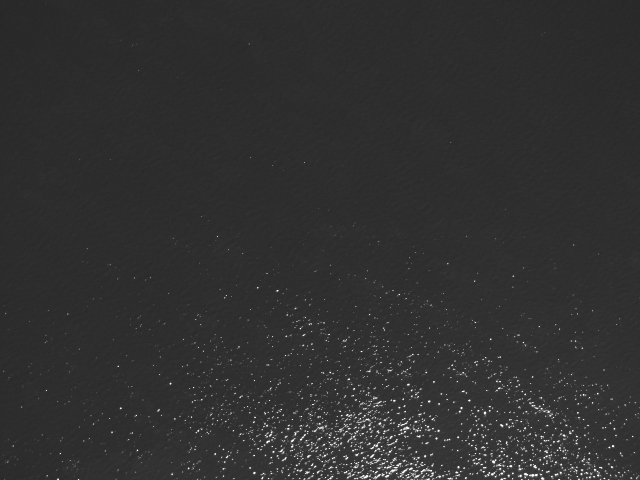
#> input picture estuarine_dataset/align_img/IMG_0043_1.tif, 1280 x 960 px (shown at 1/2 size)
$ python -i imageutils.py   (imports and definitions only)   (older library calls are emulated)
#> lines starting #> are read from the running program, lines starting #| are printed output that depends on the picture; after the words box and inside, x2 and y2 are one past the last pixel; in counts of white or black regions, pixels touching at a corner belong together
#> further down, picture is the input picture: shape (960, 1280); min 36, max 255, mean 48.7
#!/usr/bin/env python
"""
Misc. image processing utilities

Copyright 2017 MicaSense, Inc.

Permission is hereby granted, free of charge, to any person obtaining a copy of
this software and associated documentation files (the "Software"), to deal in the
Software without restriction, including without limitation the rights to use,
copy, modify, merge, publish, distribute, sublicense, and/or sell copies of the
Software, and to permit persons to whom the Software is furnished to do so,
subject to the following conditions:

The above copyright notice and this permission notice shall be included in all
copies or substantial portions of the Software.

THE SOFTWARE IS PROVIDED "AS IS", WITHOUT WARRANTY OF ANY KIND, EXPRESS OR
IMPLIED, INCLUDING BUT NOT LIMITED TO THE WARRANTIES OF MERCHANTABILITY, FITNESS
FOR A PARTICULAR PURPOSE AND NONINFRINGEMENT. IN NO EVENT SHALL THE AUTHORS OR
COPYRIGHT HOLDERS BE LIABLE FOR ANY CLAIM, DAMAGES OR OTHER LIABILITY, WHETHER
IN AN ACTION OF CONTRACT, TORT OR OTHERWISE, ARISING FROM, OUT OF OR IN
CONNECTION WITH THE SOFTWARE OR THE USE OR OTHER DEALINGS IN THE SOFTWARE.
"""

import multiprocessing

import cv2
import numpy as np
from skimage.filters import gaussian, rank
from skimage.morphology import disk
from skimage.util import img_as_ubyte

def normalize(im, min=None, max=None):
    width, height = im.shape
#> width = 960; height = 1280
    norm = np.zeros((width, height), dtype=np.float32)
    if min is not None and max is not None:
        norm = (im - min) / (max - min)
    else:
        cv2.normalize(
            im,
            dst=norm,
            alpha=0.0,
            beta=1.0,
            norm_type=cv2.NORM_MINMAX,
            dtype=cv2.CV_32F,
        )
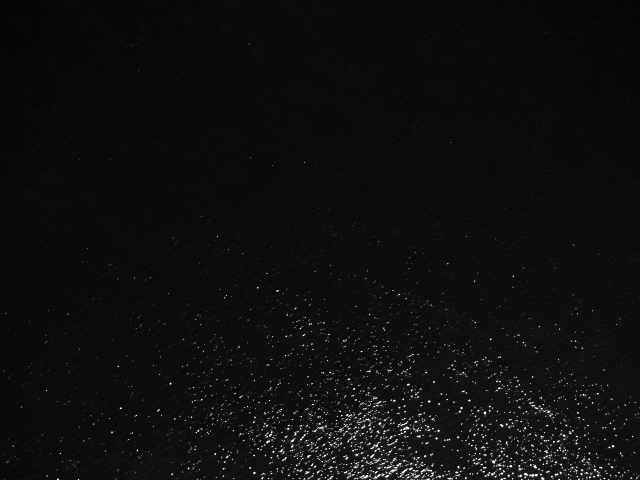
#> norm: shape (960, 1280) float32 (shown at 1/2 size); min -5.59e-09, max 1, mean 0.058; drawn with min black and max white
    norm[norm < 0.0] = 0.0
#> norm: shape (960, 1280) float32; under 0.01% of pixels changed, all inside (x1, y1, x2, y2) = (25, 124, 26, 125)
    norm[norm > 1.0] = 1.0
    return norm


def local_normalize(im):
    norm = img_as_ubyte(
        normalize(im),
    )  # TODO: mainly using this as a type conversion, but it's expensive
    width, _ = im.shape
#> width = 960
    disksize = int(width / 5)
#> disksize = 192
    if disksize % 2 == 0:
        disksize = disksize + 1
#> disksize = 193
    selem = disk(disksize)
    norm2 = rank.equalize(norm, footprint=selem)
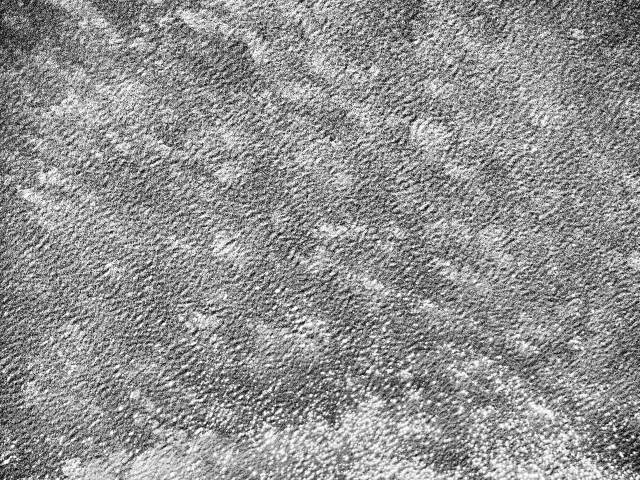
#> norm2: shape (960, 1280) (shown at 1/2 size); min 0, max 255, mean 145
    return norm2


def gradient(im, ksize=5):
    im = local_normalize(im)
    # im = normalize(im)
    grad_x = cv2.Sobel(im, cv2.CV_32F, 1, 0, ksize=ksize)
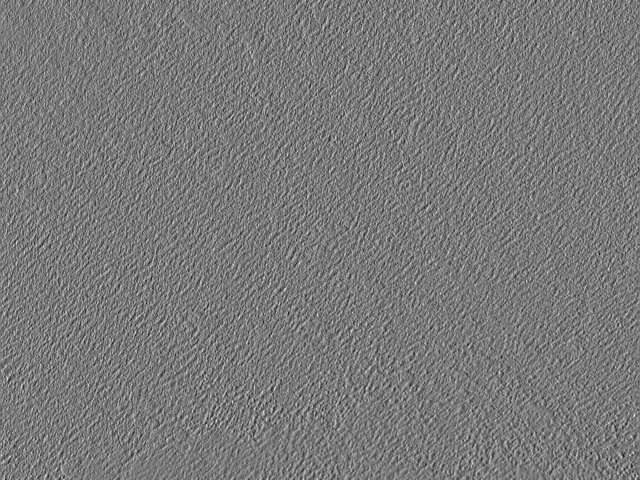
#> grad_x: shape (960, 1280) float32 (shown at 1/2 size); min -8927, max 9806, mean 1.8; drawn with min black and max white
    grad_y = cv2.Sobel(im, cv2.CV_32F, 0, 1, ksize=ksize)
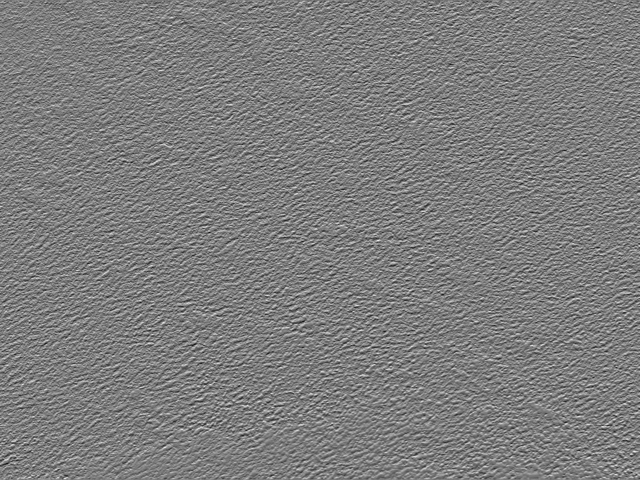
#> grad_y: shape (960, 1280) float32 (shown at 1/2 size); min -9880, max 10200, mean 5; drawn with min black and max white
    grad = cv2.addWeighted(np.absolute(grad_x), 0.5, np.absolute(grad_y), 0.5, 0)
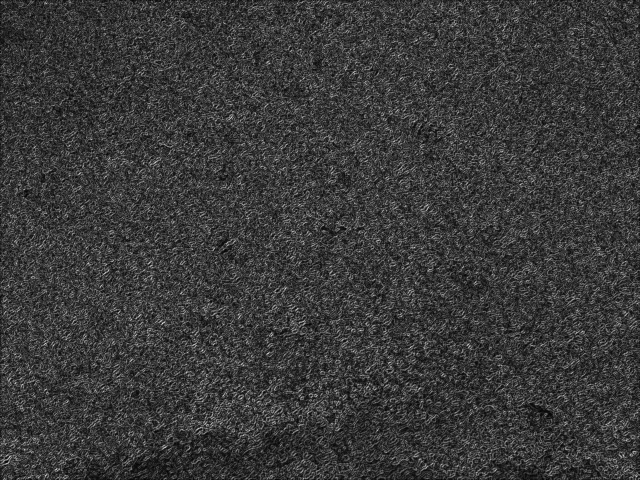
#> grad: shape (960, 1280) float32 (shown at 1/2 size); min 0, max 7750, mean 1774.3; drawn with min black and max white
    return grad


# [5 lines left out: function relatives_ref_band, not called in this run]


def translation_from_ref(capture, band, ref=4):
    x, y = capture.images[band].rig_xy_offset_in_px()
    rx, ry = capture.images[ref].rig_xy_offset_in_px()


# [290 lines left out: functions align, default_warp_matrix, align_capture, aligned_capture, not called in this run]


class BoundPoint:
    def __init__(self, x=0, y=0):
        self.x = x
        self.y = y

    def __str__(self):
        return "(%f, %f)" % (self.x, self.y)

    def __repr__(self):
        return self.__str__()


class Bounds:
    # [4 lines left out: function __init__, not called in this run]

    def __str__(self):
        return "Bounds min: %s, max: %s" % (str(self.min), str(self.max))

    def __repr__(self):
        return self.__str__()


# [165 lines left out: functions find_crop_bounds, get_inner_rect, get_combined_bounds, min_max, map_points, not called in this run]

>>> import cv2
>>> picture = cv2.imread('../../estuarine_dataset/align_img/IMG_0043_1.tif', cv2.IMREAD_GRAYSCALE)
>>> result = gradient(picture)

$ run again, on estuarine_dataset/align_img/IMG_0043_2.tif
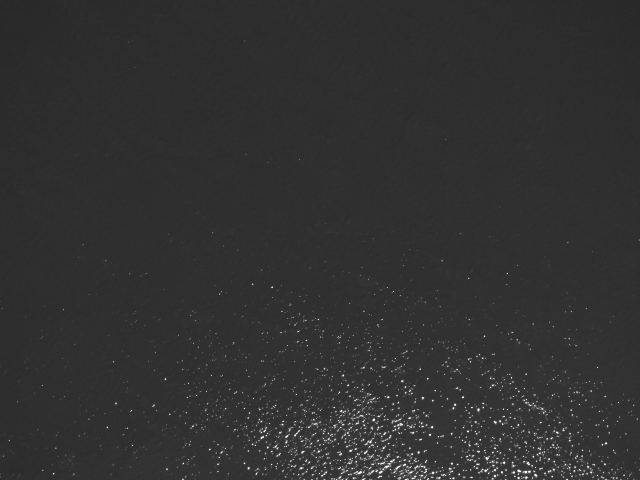
#> input picture estuarine_dataset/align_img/IMG_0043_2.tif, 1280 x 960 px (shown at 1/2 size)
#> picture is the input picture: shape (960, 1280); min 37, max 255, mean 49.2
#> in gradient, `grad_y = cv2.Sobel(im, cv2.CV_32F, 0, 1, ksize=ksize)`:
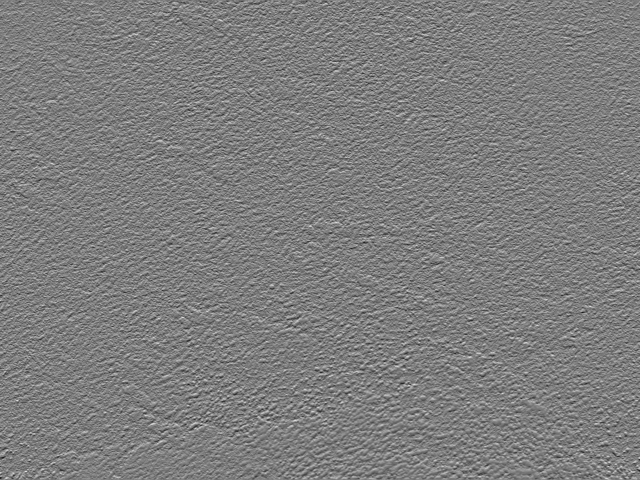
#> grad_y: shape (960, 1280) float32 (shown at 1/2 size); min -10266, max 10528, mean 6.8; drawn with min black and max white
#> in gradient, `grad = cv2.addWeighted(np.absolute(grad_x), 0.5, np.absolute(grad_y), ..`:
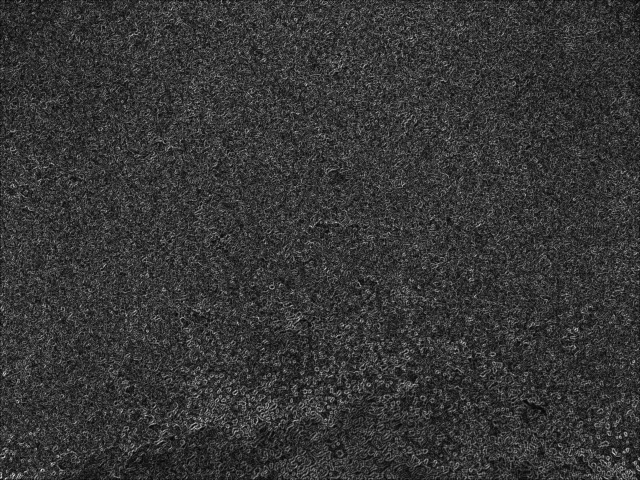
#> grad: shape (960, 1280) float32 (shown at 1/2 size); min 0, max 7430, mean 1582.8; drawn with min black and max white

$ run again, on estuarine_dataset/align_img/IMG_0043_3.tif
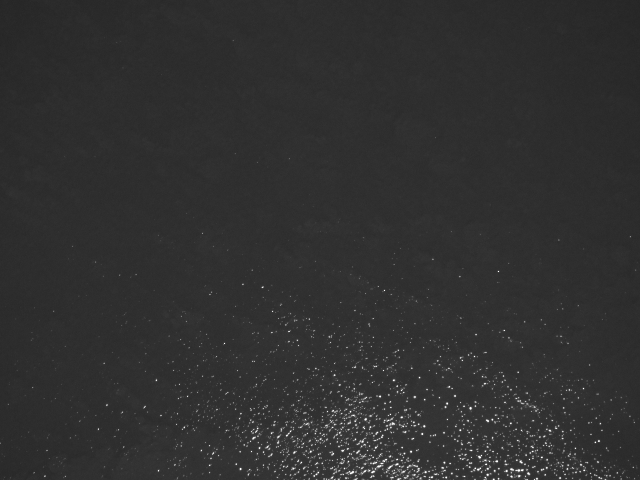
#> input picture estuarine_dataset/align_img/IMG_0043_3.tif, 1280 x 960 px (shown at 1/2 size)
#> picture is the input picture: shape (960, 1280); min 33, max 255, mean 48.5
#> in gradient, `grad_y = cv2.Sobel(im, cv2.CV_32F, 0, 1, ksize=ksize)`:
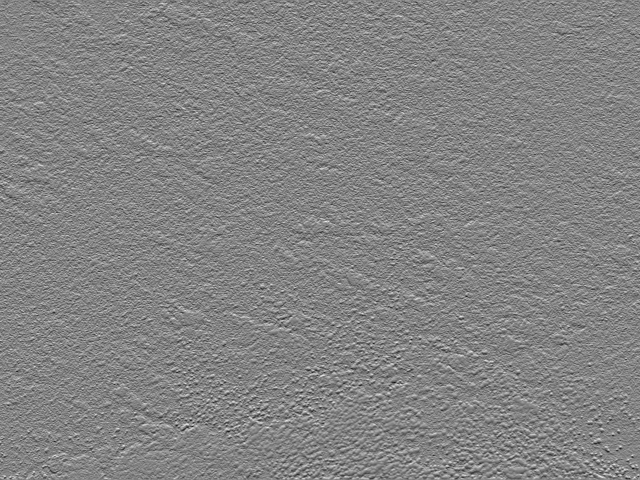
#> grad_y: shape (960, 1280) float32 (shown at 1/2 size); min -9736, max 9118, mean 5.6; drawn with min black and max white
#> in gradient, `grad = cv2.addWeighted(np.absolute(grad_x), 0.5, np.absolute(grad_y), ..`:
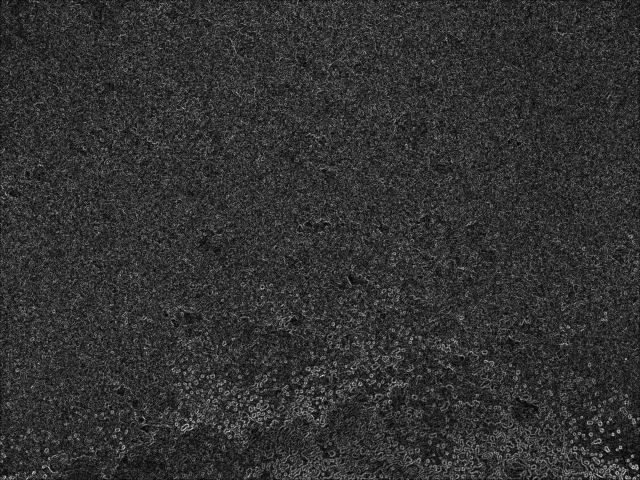
#> grad: shape (960, 1280) float32 (shown at 1/2 size); min 0, max 7504, mean 1477.5; drawn with min black and max white
